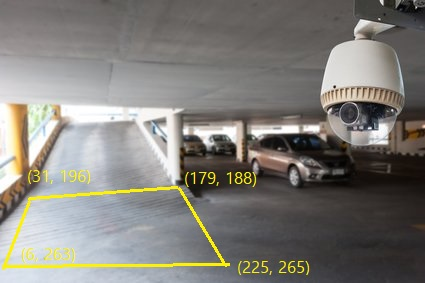
#> input picture assets/images/trigger_zone.jpg, 425 x 283 px
$ python -i image_preprocess.py   (imports and definitions only)
#> lines starting #> are read from the running program, lines starting #| are printed output that depends on the picture
#> further down, picture is the input picture: shape (283, 425, 3); mean B, G, R 120.8, 126.4, 128.7
import numpy as np
import torch
import torch.nn.functional as F
import cv2

# [12 lines left out: function to_tensor, not called in this run]

def resize(image, size):
    image = F.interpolate(image.unsqueeze(0), size=size, mode="nearest").squeeze(0)
    return image

# [61 lines left out: functions pad_to_square, cv_resize, cv_preprocess, prepare_raw_imgs, not called in this run]

def clahe(img, clipLimit=3.5):
    """
    Increases the contrast of an image by CLAHE (Contrast Limited Adaptive Histogram Equalization)
    https://en.wikipedia.org/wiki/Adaptive_histogram_equalization#Contrast_Limited_AHE

    Operates on LAB color channels
    Note that BGR2LAB and (BGR2RGB + RGB2LAB) give different values even in the L-channel
    Only tested performance for BGR2LAB

    clipLimit:
        Threshold for contrast limiting (3.5 works fine for LRC plates trt seg)
    """
#> called with clipLimit = 3.5
    # Converting image to LAB Color model
    lab= cv2.cvtColor(img, cv2.COLOR_BGR2LAB)
#> lab: shape (283, 425, 3); mean of channels 0, 1, 2 132.6, 128.3, 131.1
    l, a, b = cv2.split(lab)
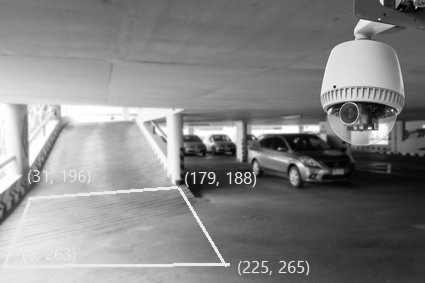
#> l: shape (283, 425); min 0, max 255, mean 132.6
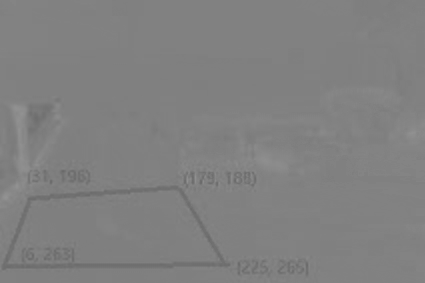
#> a: shape (283, 425); min 106, max 147, mean 128.3
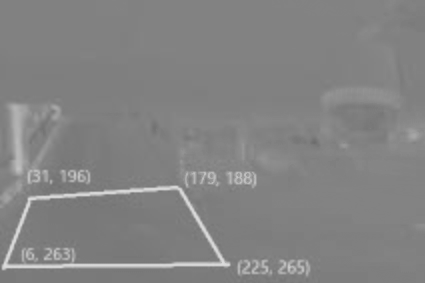
#> b: shape (283, 425); min 108, max 220, mean 131.1
    # Applying CLAHE to L-channel
    clahe = cv2.createCLAHE(clipLimit=clipLimit, tileGridSize=(8,8))
    cl = clahe.apply(l)
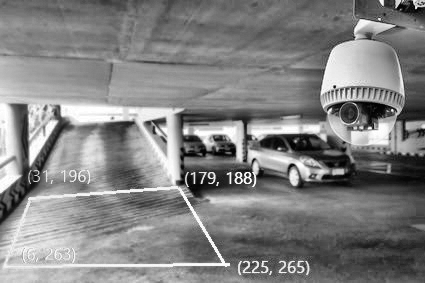
#> cl: shape (283, 425); min 0, max 255, mean 130.1
    # Converting image from LAB Color model to RGB model
    limg = cv2.merge((cl,a,b))
#> limg: shape (283, 425, 3); mean of channels 0, 1, 2 130.1, 128.3, 131.1
    final = cv2.cvtColor(limg, cv2.COLOR_LAB2BGR)
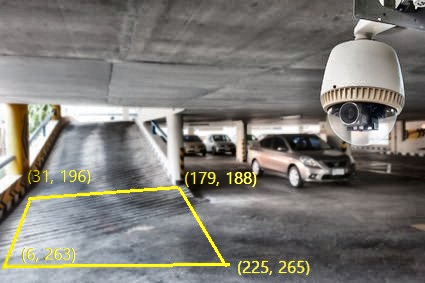
#> final: shape (283, 425, 3); mean B, G, R 117.8, 123.3, 125.6
    return final

>>> import cv2
>>> picture = cv2.imread('../../assets/images/trigger_zone.jpg')
>>> result = clahe(picture)
